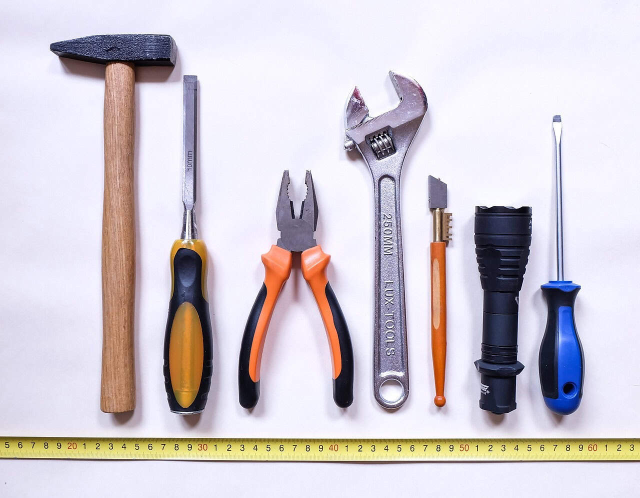
#> input picture Day 22/images/inputImages/Tools.jpg, 1280 x 995 px, found by its file name (shown at 1/2 size)
$ python 'imageSegmentation&Thresholding.py'
#> lines starting #> are read from the running program, lines starting #| are printed output that depends on the picture; after the words box and inside, x2 and y2 are one past the last pixel; in counts of white or black regions, pixels touching at a corner belong together
import cv2
import numpy as np
import os


# PATHS

# Input image path
input_path = "Day 22/images/inputImages/Tools.jpg"

# Output folder
output_folder = "Day 22/images/outputImages"

# Create output folder if it does not exist
os.makedirs(output_folder, exist_ok=True)


# READ IMAGE
image = cv2.imread(input_path)
#> image is the input picture: shape (995, 1280, 3); mean B, G, R 210.7, 202.8, 209.8
# Check whether image was loaded successfully
if image is None:
    print("ERROR: Image could not be loaded.")
    print("Please check the input image path:")
    print(input_path)
    exit()

print("Image loaded successfully!")
print("Image shape:", image.shape)
#| Image shape: (995, 1280, 3)


# CONVERT IMAGE TO GRAYSCALE
gray = cv2.cvtColor(image, cv2.COLOR_BGR2GRAY)

# Save grayscale image
cv2.imwrite(os.path.join(output_folder, "01_grayscale.jpg"), gray)
print("Grayscale image saved.")


# BINARY THRESHOLDING

# Threshold value
threshold_value = 135

# Maximum value
max_value = 255

# Apply binary thresholding
binary_threshold_value, binary = cv2.threshold(
    gray,
    threshold_value,
    max_value,
    cv2.THRESH_BINARY
)
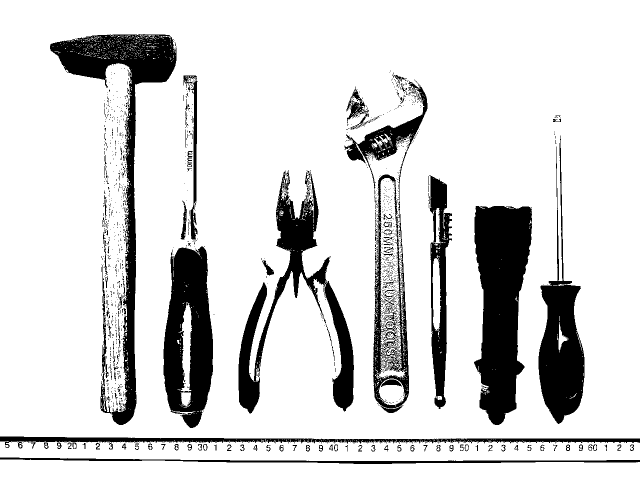
#> binary: shape (995, 1280) (shown at 1/2 size); 84.8% white; 1480 black regions (1351 under 20 px), largest, box (x1, y1, x2, y2) and area: (948, 412, 1064, 850) 35473, (100, 68, 353, 850) 30985, (477, 340, 708, 827) 25798
#> binary_threshold_value = 135

print("Binary threshold value:", binary_threshold_value)
#| Binary threshold value: 135.0

# Save binary threshold image
cv2.imwrite(os.path.join(output_folder, "02_binary_threshold.jpg"), binary)
print("Binary threshold image saved.")


# ADAPTIVE THRESHOLDING

# Block size must be an odd number
block_size = 5

# Constant subtracted from calculated threshold
C = 3

# Apply adaptive thresholding
adaptive = cv2.adaptiveThreshold(
    gray,
    255,
    cv2.ADAPTIVE_THRESH_GAUSSIAN_C,
    cv2.THRESH_BINARY,
    block_size,
    C
)
#> adaptive: shape (995, 1280); 90.1% white; black in thin lines or dots

# Save adaptive threshold image
cv2.imwrite(os.path.join(output_folder, "03_adaptive_threshold.jpg"), adaptive)
print("Adaptive threshold image saved.")


# OTSU THRESHOLDING

# Otsu automatically calculates the best threshold
otsu_threshold_value, otsu = cv2.threshold(
    gray,
    0,
    255,
    cv2.THRESH_BINARY + cv2.THRESH_OTSU
)
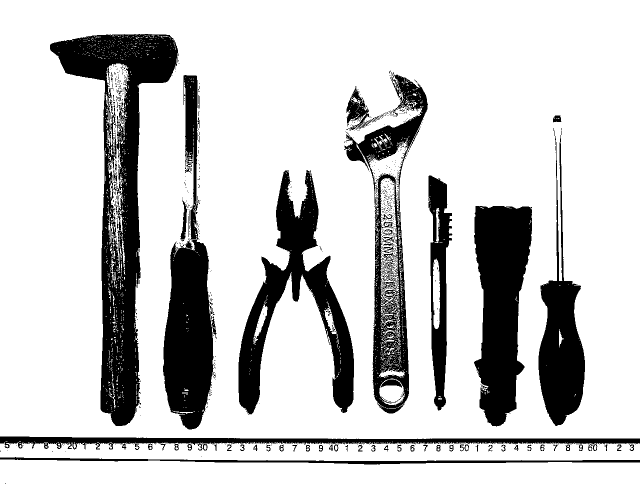
#> otsu: shape (995, 1280) (shown at 1/2 size); 80.2% white; 816 black regions (732 under 20 px), largest, box (x1, y1, x2, y2) and area: (100, 68, 357, 852) 58457, (948, 412, 1064, 853) 36004, (477, 340, 708, 830) 35182
#> otsu_threshold_value = 162
print("Otsu automatically selected threshold:", otsu_threshold_value)
#| Otsu automatically selected threshold: 162.0

# Save Otsu threshold image
cv2.imwrite(os.path.join(output_folder, "04_otsu_threshold.jpg"), otsu)
print("Otsu threshold image saved.")


# SIMPLE FOREGROUND / BACKGROUND SEGMENTATION

# We use Otsu's threshold result as the segmentation mask.
foreground_mask = otsu.copy()

# Save foreground mask
cv2.imwrite(os.path.join(output_folder, "05_foreground_mask.jpg"), foreground_mask)
print("Foreground mask saved.")


# EXTRACT FOREGROUND

foreground = cv2.bitwise_and(
    image,
    image,
    mask=foreground_mask
)

# Save foreground
cv2.imwrite(os.path.join(output_folder, "06_foreground.jpg"), foreground)
print("Foreground image saved.")


# CREATE BACKGROUND MASK

# Invert the foreground mask
background_mask = cv2.bitwise_not( foreground_mask)

# Save background mask
cv2.imwrite(os.path.join(output_folder, "07_background_mask.jpg"), background_mask)
print("Background mask saved.")


# EXTRACT BACKGROUND
background = cv2.bitwise_and(
    image,
    image,
    mask=background_mask
)
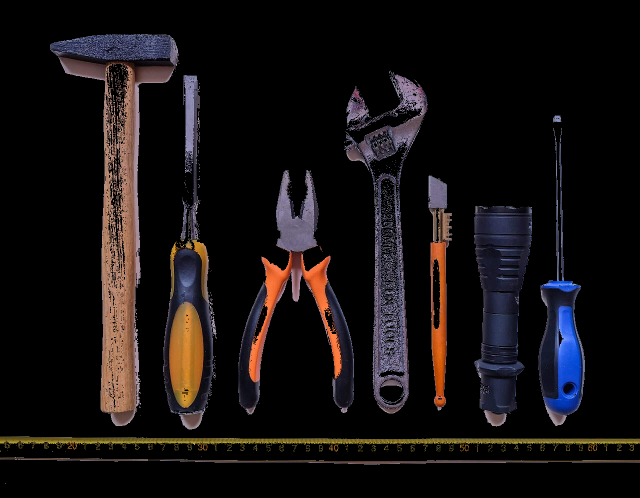
#> background: shape (995, 1280, 3) (shown at 1/2 size); mean B, G, R 17.1, 16.7, 20.9

# Save background
cv2.imwrite(os.path.join(output_folder, "08_background.jpg"), background)
print("Background image saved.")


# CREATE COMPARISON IMAGE

# Resize all images to the same size
display_width = 400
display_height = 300

original_display = cv2.resize(image, (display_width, display_height))
binary_display = cv2.resize(binary, (display_width, display_height))
adaptive_display = cv2.resize(adaptive, (display_width, display_height))
otsu_display = cv2.resize(otsu,(display_width, display_height))

# CONVERT GRAYSCALE IMAGES TO BGR
binary_display = cv2.cvtColor(binary_display,cv2.COLOR_GRAY2BGR)
#> binary_display: shape (300, 400, 3)
adaptive_display = cv2.cvtColor(adaptive_display,cv2.COLOR_GRAY2BGR)
#> adaptive_display: shape (300, 400, 3)
otsu_display = cv2.cvtColor(otsu_display,cv2.COLOR_GRAY2BGR)
#> otsu_display: shape (300, 400, 3)

# ADD LABELS
cv2.putText(
    original_display,
    "Original",
    (10, 30),
    cv2.FONT_HERSHEY_SIMPLEX,
    0.8,
    (0, 255, 0),
    2
)
#> original_display: shape (300, 400, 3); mean B, G, R 209.6, 203.3, 208.8

cv2.putText(
    binary_display,
    "Binary Threshold",
    (10, 30),
    cv2.FONT_HERSHEY_SIMPLEX,
    0.7,
    (0, 255, 0),
    2
)
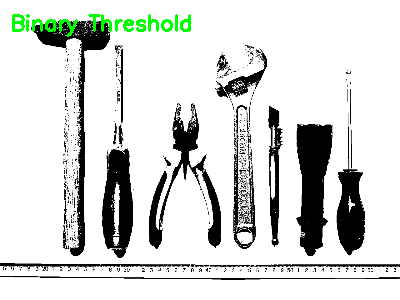
#> binary_display: shape (300, 400, 3); mean B, G, R 213.9, 216.7, 213.9

cv2.putText(
    adaptive_display,
    "Adaptive Threshold",
    (10, 30),
    cv2.FONT_HERSHEY_SIMPLEX,
    0.7,
    (0, 255, 0),
    2
)
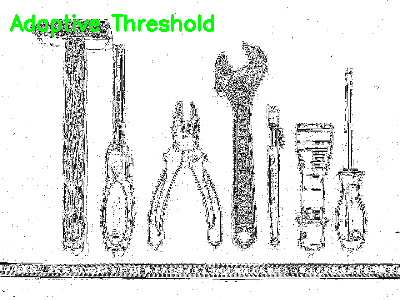
#> adaptive_display: shape (300, 400, 3); mean B, G, R 226.9, 230.1, 226.9

cv2.putText(
    otsu_display,
    "Otsu Threshold",
    (10, 30),
    cv2.FONT_HERSHEY_SIMPLEX,
    0.7,
    (0, 255, 0),
    2
)
#> otsu_display: shape (300, 400, 3); mean B, G, R 202.9, 205.3, 202.9


# COMBINE IMAGES

# First row
top_row = np.hstack([original_display, binary_display])
# Second row
bottom_row = np.hstack([adaptive_display, otsu_display])
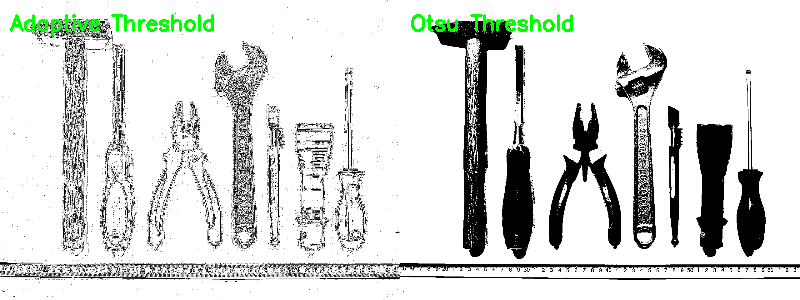
#> bottom_row: shape (300, 800, 3); mean B, G, R 214.9, 217.7, 214.9
# Combine both rows
comparison = np.vstack([top_row, bottom_row])
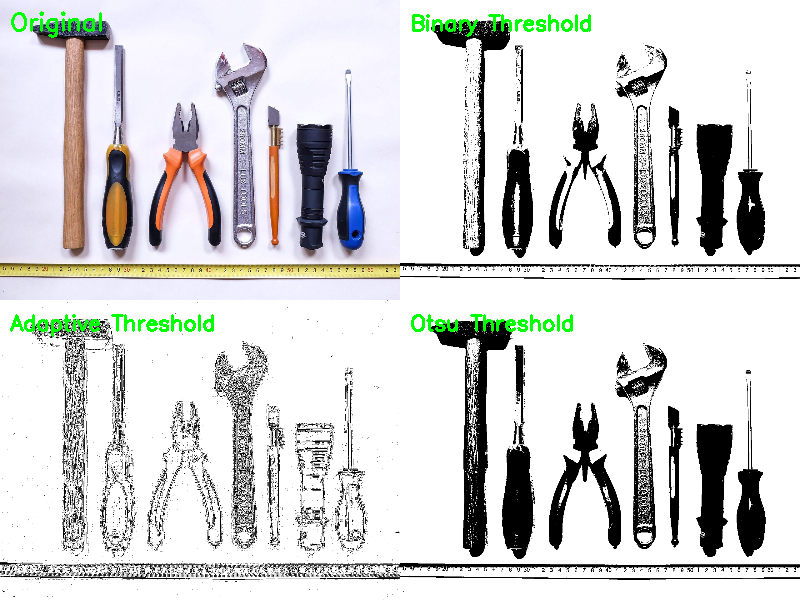
#> comparison: shape (600, 800, 3); mean B, G, R 213.3, 213.9, 213.1


# SAVE COMPARISON IMAGE
cv2.imwrite(os.path.join(output_folder, "09_comparison.jpg"), comparison)
print("Comparison image saved.")


# DISPLAY RESULTS
cv2.imshow("Original Image", image)
cv2.imshow("Grayscale Image", gray)
cv2.imshow("Binary Threshold", binary)
cv2.imshow("Adaptive Threshold", adaptive)
cv2.imshow("Otsu Threshold", otsu)
cv2.imshow("Foreground", foreground)
cv2.imshow("Background", background)
cv2.imshow("Thresholding Comparison", comparison)


# PRINT SUMMARY
print("\n" + "=" * 60)
print("PROCESSING COMPLETED")
print("=" * 60)

print("\nMethods applied:")
print("1. Grayscale Conversion")
print("2. Binary Thresholding")
print("3. Adaptive Thresholding")
print("4. Otsu Thresholding")
print("5. Foreground Segmentation")
print("6. Background Segmentation")
print("7. Thresholding Comparison")

print("\nOtsu Threshold Value:")
print(otsu_threshold_value)
#| 162.0

print("\nOutput files:")
print("\nAll files are saved inside:")
print(output_folder)


# WAIT FOR KEY PRESS
print("\nPress any key on an image window to close the program.")
cv2.waitKey(0)
cv2.destroyAllWindows()
